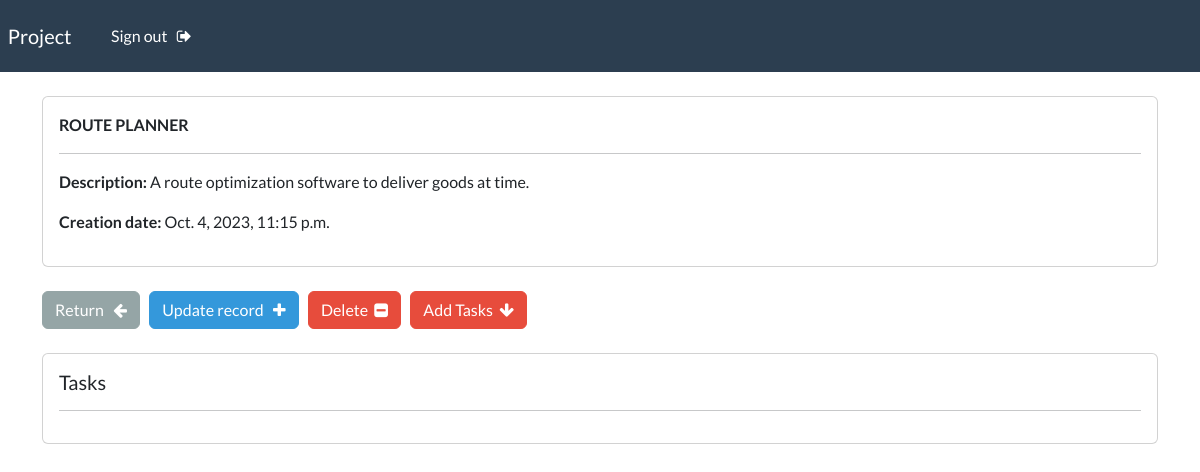
/projects-details/2 (signed in), run on the app's committed database.
### tasks/models.py (models this page shows, shortened)
class Project(models.Model):
    name = models.CharField(max_length=255)
    description = models.TextField()
    created_at = models.DateTimeField(auto_now_add=True)
    updated_at = models.DateTimeField(auto_now=True)
    owner = models.ForeignKey(User, on_delete=models.CASCADE)

### tasksweb/views.py (the view)
# urls.py: path('projects-details/<int:pk>', views.view_project_details, name='project-details'),
@login_required(login_url='login')
def view_project_details(request, pk):
    projects_records = Project.objects.get(id=pk)
    task_records = Task.objects.filter(project=pk)
    context = {'project_record':projects_records, 'task_records' : task_records}
    return render(request, 'project-details.html', context=context)

### templates/project-details.html (shortened to what this page needs)
{% extends 'base.html' %}
{% block content %}
    <div class="card">
        <div class="card-body">
            <strong>
                {{project_record.name|upper}}
            </strong>
            <hr>
            <p> <strong> Description: </strong> {{project_record.description}} </p>
            <p> <strong> Creation date: </strong> {{project_record.created_at}} </p>
        </div>
    </div>
    <br>
    <a href="{% url 'project-listing' %}" class="btn btn-secondary"> Return &nbsp; <i class="fa fa-arrow-left" aria-hidden="true"></i> </a>
    <a href="{% url 'project-edit' project_record.id %}" class="btn btn-info"> Update record &nbsp; <i class="fa fa-plus" aria-hidden="true"></i> </a>
    <a href="{% url 'project-delete' project_record.id %}" class="btn btn-danger"> Delete &nbsp;<i class="fa fa-minus-square" aria-hidden="true"></i> </a>
    <a href="{% url 'task-create' project_record.id %}" class="btn btn-danger"> Add Tasks &nbsp;<i class="fa fa-arrow-down" aria-hidden="true"></i> </a>
    <br>
    <br>
    <div class="card">
        <div class="card-body">
            <h5> Tasks </h5>
            <hr>
        </div>
    </div>
{% endblock %}

### data on the page
Project: name "ROUTE PLANNER", description "A route optimization software to deliver goods at time.", created_at "Oct. 4, 2023, 11:15 p.m."
